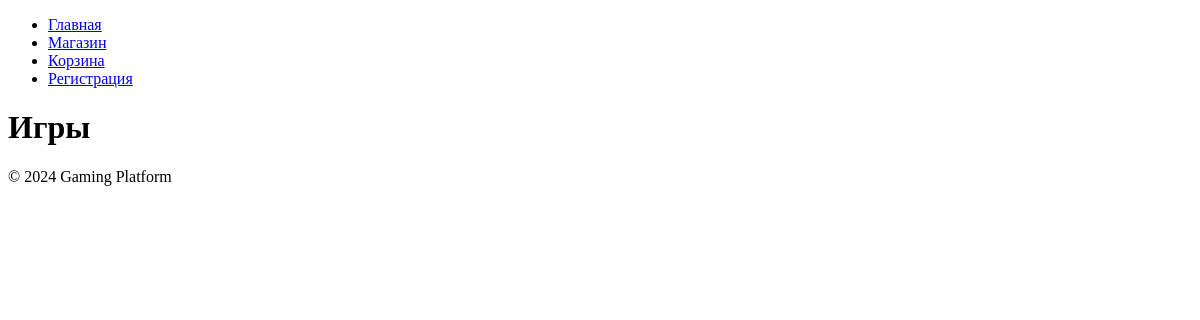
The app's page /products/, older data.
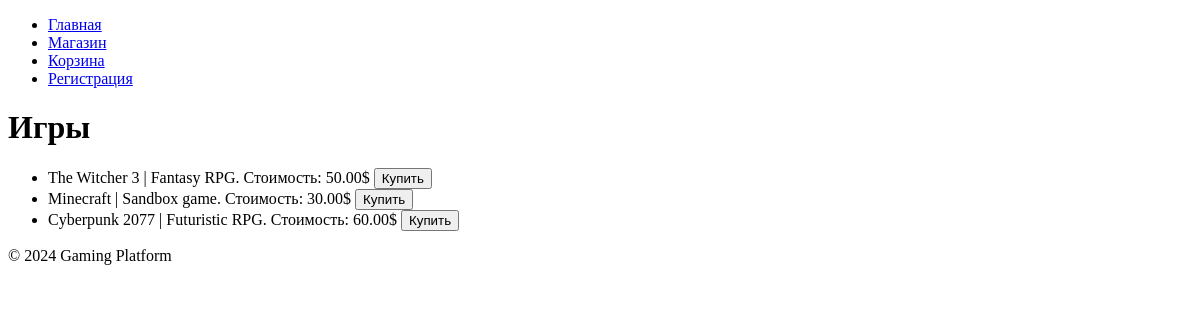
The same page, newer data.
### task1/models.py (models this page shows, shortened)
class Game(models.Model):
    title = models.CharField(max_length=200, verbose_name="Название игры")
    cost = models.DecimalField(max_digits=10, decimal_places=2, verbose_name="Цена")
    size = models.DecimalField(max_digits=10, decimal_places=2, verbose_name="Размер файла")
    description = models.TextField(verbose_name="Описание")
    age_limited = models.BooleanField(default=False, verbose_name="Ограничение 18+")
    buyers = models.ManyToManyField(Buyer, related_name="games", verbose_name="Обладатели")

### task1/views.py (the view)
# urls.py: path('products/', views.shop_view, name='products'),
def shop_view(request):
    games = Game.objects.all()
    return render(request, 'shop.html', {'games': games})

### templates/shop.html
{% extends 'menu.html' %}
{% block content %}
<h1>Игры</h1>
<ul>
    {% for game in games %}
        <li>
            {{ game.title }} | {{ game.description }}. Стоимость: {{ game.cost }}$
            <button>Купить</button>
        </li>
    {% endfor %}
</ul>
{% endblock %}

### templates/menu.html (shortened to what this page needs)
<!DOCTYPE html>
<html lang="en">
<head>
</head>
<body>
    <header>
        <nav>
            {% block menu %}
            <ul>
                <li><a href="/">Главная</a></li>
                <li><a href="/shop/">Магазин</a></li>
                <li><a href="/cart/">Корзина</a></li>
                <li><a href="/register/">Регистрация</a></li>
            </ul>
            {% endblock %}
        </nav>
    </header>
    <main>
        {% block content %}{% endblock %}
    </main>
    <footer>
        <p>© 2024 Gaming Platform</p>
    </footer>
</body>
</html>

Row changes from the older to the newer data that the page shows:
added Game: title "The Witcher 3", description "Fantasy RPG", cost "50.00"
added Game: title "Minecraft", description "Sandbox game", cost "30.00"
added Game: title "Cyberpunk 2077", description "Futuristic RPG", cost "60.00"
